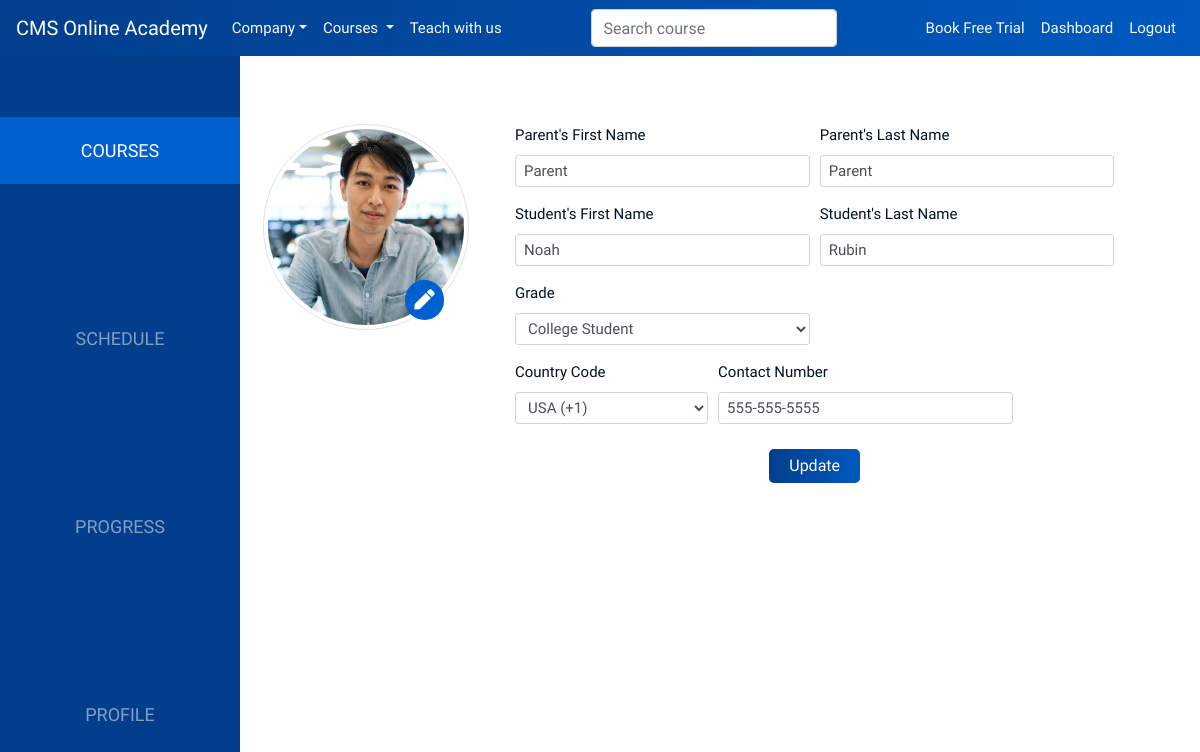
Page /student/profile (signed in) on the earlier database version.
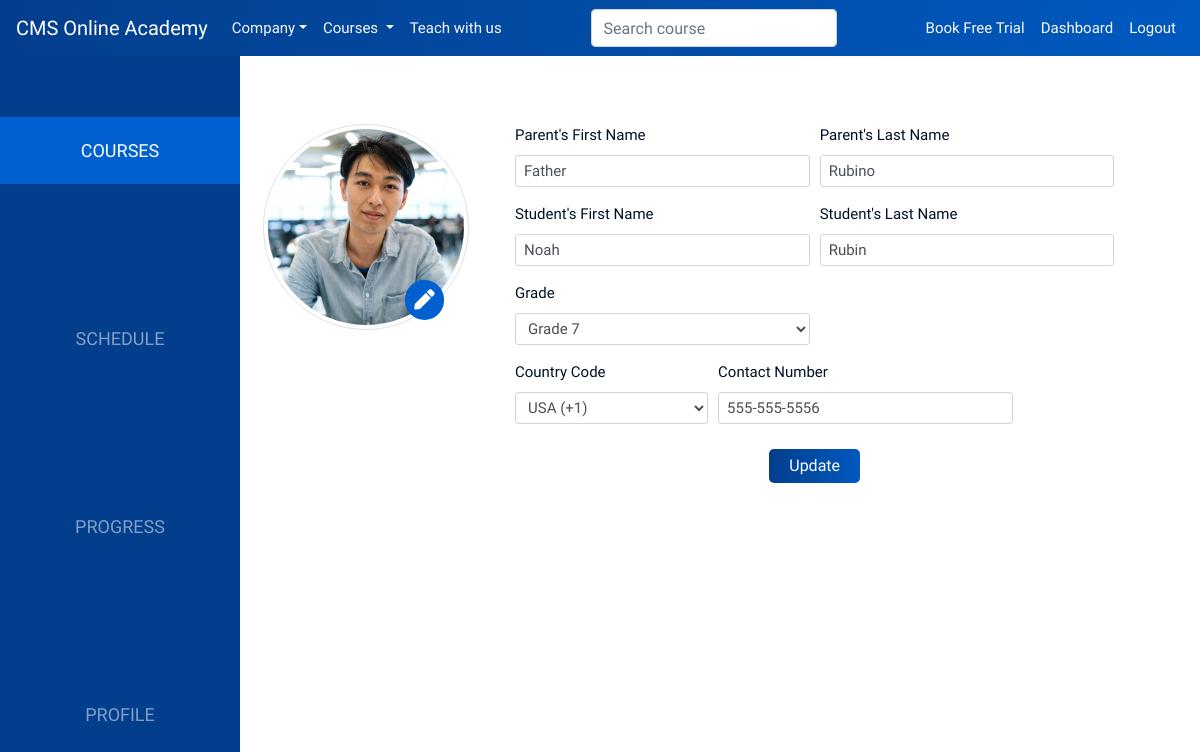
Same page on the later database version.
### api/models.py (models this page shows, shortened)
class AcademyUser(models.Model):
    class Meta:
        abstract = True
    django_user = models.OneToOneField(User, on_delete=models.CASCADE, primary_key=True)
    @classmethod
    def get_for(cls, user: User):
        if isinstance(user, AnonymousUser):
            return None
        try:
            return Student.objects.get(django_user=user)
        except Student.DoesNotExist:
            try:
                return Instructor.objects.get(django_user=user)
            except Instructor.DoesNotExist:
                pass

class Student(AcademyUser):
    student_first_name = models.CharField(max_length=25)
    student_last_name = models.CharField(max_length=25)
    parent_first_name = models.CharField(max_length=25)
    parent_last_name = models.CharField(max_length=25)
    grade = models.PositiveSmallIntegerField()
    country = models.PositiveSmallIntegerField()  # This should probably use country code instead of the number.
    phone_number = models.CharField(max_length=50)

### api/views.py (the view)
# urls.py: path('student/profile', student_profile, name='student-profile'),
def student_profile(request):
    me = AcademyUser.get_for(request.user)
    if request.method == 'POST':
        form = RegistrationForm(request.POST, instance=me)
        form.save()
    return standard_view('student/profile.html')(request)

### api/views.py (called while the page is built)
def standard_view(template_name, ctx=None):
    if ctx is None:
        ctx = {}
    def view(request, **kwargs):
        template = loader.get_template(template_name)
        context = {
            'me': AcademyUser.get_for(request.user),
            'all_categories': Category.objects.all(),
            **kwargs,
            **ctx,
        }
        return HttpResponse(template.render(context, request))
    return view

### templates/student/profile.html (shortened to what this page needs)
{% extends 'student/student-base.html' %}
{% load static %}
{% block student-body %}
    <div class="tab-pane fade show active" role="tabpanel" >
        <div class="row profile mx-2">
            <div class="col-md-3 text-center">
                <div class="profile-pic mt-2 mt-md-5">
                    <img src="{% static 'images/test1.jpg' %}" class="img-thumbnail">
                    <div class="edit"><a href="#"><i class="fa fa-pen fa-lg"></i></a></div>
                </div>
            </div>
            <div class="col-md-8 mx-md-3 my-2">
                <form class="pt-lg-4" action="{% url 'student-profile' %}" method="post">
                    <div class="form-row">
                        <div class="col-6">
                            <label for="pfname">Parent's First Name</label>
                            <input type="text" id="pfname" name="parent_first_name"
                                   class="form-control form-control-sm " placeholder="ex) John"
                                   required value="{{ me.parent_first_name }}">
                        </div>
                        <div class="col-6">
                            <label for="plname">Parent's Last Name</label>
                            <input type="text" id="plname" name="parent_last_name" class="form-control form-control-sm"
                                   placeholder="ex) Doe" required value="{{ me.parent_last_name }}">
                        </div>
                    </div>
                    <div class="form-row">
                        <div class="col-6">
                            <label for="sfname">Student's First Name</label>
                            <input type="text" id="sfname" name="student_first_name"
                                   class="form-control form-control-sm" placeholder="ex John" required
                                   value="{{ me.student_first_name }}">
                        </div>
                        <div class="col-6">
                            <label for="slname">Student's Last Name</label>
                            <input type="text" id="slname" name="student_last_name" class="form-control form-control-sm"
                                   placeholder="ex Doe" required value="{{ me.student_last_name }}">
                        </div>
                    </div>
                    <div class="form-row">
                        <div class="col-6">
                            <label for="grade">Grade</label>
                            <select id="grade" name="grade" class="form-control form-control-sm">
                                <option value="7" {% if me.grade == 7 %}selected{% endif %}>Grade 7</option>
                                <option value="13" {% if me.grade == 13 %}selected{% endif %}>College Student</option>
                            </select>
                        </div>
                    </div>
                    <div class="form-row">
                        <div class="col-4">
                            <label for="cc">Country Code</label>
                            <select id="cc" name="country" class="form-control form-control-sm">
                                <option data-countryCode="US" value="1" {% if me.country == 1 %}selected{% endif %}>USA
                                    (+1)
                                </option>
                            </select>
                        </div>
                        <div class="col-6">
                            <label for="cn">Contact Number</label>
                            <input type="tel" id="cn" name="phone_number" class="form-control form-control-sm"
                                   placeholder="9999999999" required value="{{ me.phone_number }}">
                        </div>
                    </div>
                    <div class="text-center">
                        <button type="submit" class="form-btn custom-btn">Update</button>
                    </div>
                </form>
            </div>
        </div>
    </div>
{% endblock %}

### templates/student/student-base.html (shortened to what this page needs)
{% extends 'base.html' %}
{% load static %}
{% block head %}
    <link rel="stylesheet" type="text/css" href="{% static 'styles/student.css' %}">
{% endblock %}
{% block body %}
    <nav class="side-nav">
        <div class="nav flex-md-column nav-pills justify-content-around text-medium" role="tablist" aria-orientation="vertical">
            <a class="nav-link active" href="{% url 'student-courses' %}" role="tab" >Courses</a>
            <a class="nav-link" href="{% url 'student-schedule' %}" role="tab">Schedule</a>
            <a class="nav-link" href="{% url 'student-progress' %}" role="tab">Progress</a>
            <a class="nav-link mb-md-5" href="{% url 'student-profile' %}" role="tab" id="profile-link">Profile</a>
        </div>
        <div class="tab-content side-nav-content">
                {% block student-body %}{% endblock %}
        </div>
    </nav>
{% endblock %}

### templates/base.html (shortened to what this page needs)
{% load static %}
<!DOCTYPE html>
<html>
<head>
    <link rel="stylesheet" href="https://stackpath.bootstrapcdn.com/bootstrap/4.5.0/css/bootstrap.min.css"
>
    <link rel="stylesheet" href="https://use.fontawesome.com/releases/v5.7.0/css/all.css"
>
    <link rel="stylesheet" type="text/css" href="{% static 'styles/index.css' %}">
    {% block head %}{% endblock %}
</head>
<body>
{% include 'header.html' %}
{% block body %}
{% endblock %}
</body>
</html>

### templates/header.html (shortened to what this page needs)
<nav class="navbar sticky-top navbar-expand-lg navbar-dark navbar-custom py-2 justify-content-between">
    <a class="navbar-brand" href="{% url 'index' %}">
        CMS Online Academy
    </a>
    <div class="collapse navbar-collapse" id="navbarSupportedContent" style="font-size: 15px;">
        <ul class="nav navbar-nav" >
            <li class="nav-item dropdown">
                <a class="nav-link dropdown-toggle text-light" href="#" id="navbarDropdown" role="button"
                   data-toggle="dropdown" aria-haspopup="true" aria-expanded="false">Company</a>
            </li>
            <li class="nav-item dropdown">
                <a class="nav-link dropdown-toggle text-light" href="#" id="navbarDropdown" role="button"
                   data-toggle="dropdown" aria-haspopup="true" aria-expanded="false">
                    Courses
                </a>
            </li>
            <li class="nav-item"><a class="nav-link text-light" href="{% url 'teach-with-us' %}">Teach with us</a></li>
        </ul>
    </div>
    <form class="form-inline d-none d-lg-inline ">
        <input class="form-control search-bar" type="search" placeholder="Search course" aria-label="Search">
    </form>
    <div class="collapse navbar-collapse justify-content-end" id="navbarSupportedContent" style="font-size: 15px;">
        <ul class="nav navbar-nav">
            <li class="nav-item"><a class="nav-link text-light" href="{% url 'book-trial' %}">Book Free Trial</a></li>
            {% if me %}
                <li class="nav-item"><a class="nav-link text-light" href="{% url 'student' %}" role="tab">Dashboard</a>
                </li>
                <li class="nav-item"><a class="nav-link text-light" href="{% url 'logout' %}">Logout</a></li>
            {% else %}
                <li class="nav-item"><a class="nav-link text-light " data-toggle="modal" data-target="#login-popup">Login</a>
                </li>
                <li class="nav-item"><a class="nav-link text-light " data-toggle="modal" data-target="#register-popup">Register</a>
                </li>
            {% endif %}
        </ul>
    </div>
</nav>

### api/static/styles/index.css (style rules this page uses)
html { scroll-behavior: smooth; }
body { color:#001127; }
a, a:hover, a:active { color:#001127; text-decoration: none; cursor: pointer; }
label, .form-control-sm { font-family: 'Raleway', sans-serif; white-space: nowrap; font-weight: 400; font-size: 15px; }
.form-row { margin-top: 15px; margin-bottom: 15px; }
.form-btn { font-family: 'Raleway', sans-serif; font-size: 16px; border-radius: 5px; padding: 5px; padding-left:20px; padding-right: 20px; margin: 10px; }
.custom-btn { color: white; background-color: #0059BF; background-image: linear-gradient(to right, #033E8C , #0059BF); border: none; }
.nav-item { cursor: pointer; }
.navbar-custom { background-image: linear-gradient(to right, #033E8C , #0059BF); font-family: 'Raleway', sans-serif; z-index: 3; }
.text-medium { font-family: 'Raleway', sans-serif; font-weight: 400; font-size:18px; }

### api/static/styles/student.css (style rules this page uses)
html { scroll-behavior: smooth; }
body { color:#001127; font-family: 'Raleway', sans-serif; font-weight: 400; overflow-x: hidden; }
a, a:hover, a:active { color:#001127; text-decoration: none; cursor: pointer; }
.nav-item { cursor: pointer; }
.navbar-custom { background-image: linear-gradient(to right, #033E8C , #0059BF); font-family: 'Raleway', sans-serif; z-index: 3; }
.form-btn { font-family: 'Raleway', sans-serif; font-size: 16px; border-radius: 5px; padding: 5px; padding-left:20px; padding-right: 20px; margin: 10px; }
.custom-btn { color: white; background-color: #0059BF; background-image: linear-gradient(to right, #033E8C , #0059BF); border: none; }
.text-medium { font-family: 'Raleway', sans-serif; font-weight: 400; font-size:18px; }
.side-nav { display: flex; position: relative; }
.side-nav .flex-md-column { position: fixed; width: 20%; height: 100%; background: #033E8C ; z-index: 2; }
.side-nav-content { width: 100%; margin-left: 20%; margin-top: 20px; }
.side-nav .flex-md-column .nav-link { padding: 10px; padding-top: 20px; padding-bottom: 20px; font-family: 'Raleway', sans-serif; text-align: center; color: rgba(255,255,255,0.5); text-transform: uppercase; }
.side-nav .flex-md-column a.nav-link.active { background-color: #0060CF; color: white; border-radius: 0px; }
.side-nav .nav-link { text-transform: uppercase; }
.profile { font-size: 16px; }
.profile-pic { position: relative; display: inline-block; }
.profile-pic img { border-radius: 100%; }
.profile-pic .edit { position: absolute; right: 12%; bottom: 5%; }
.edit .fa-pen { color: white; padding: 1vw .8vw; background-color: #0060CF; border-radius: 100%; font-size: 1.7vw; }
.profile .form-row { margin-top: 15px; margin-bottom: 15px; }

Differences in the rows shown:
changed Student "Noah": parent_first_name "Parent" → "Father"; parent_last_name "Parent" → "Rubino"; grade "College Student" → "Grade 7"; phone_number "555-555-5555" → "555-555-5556"
